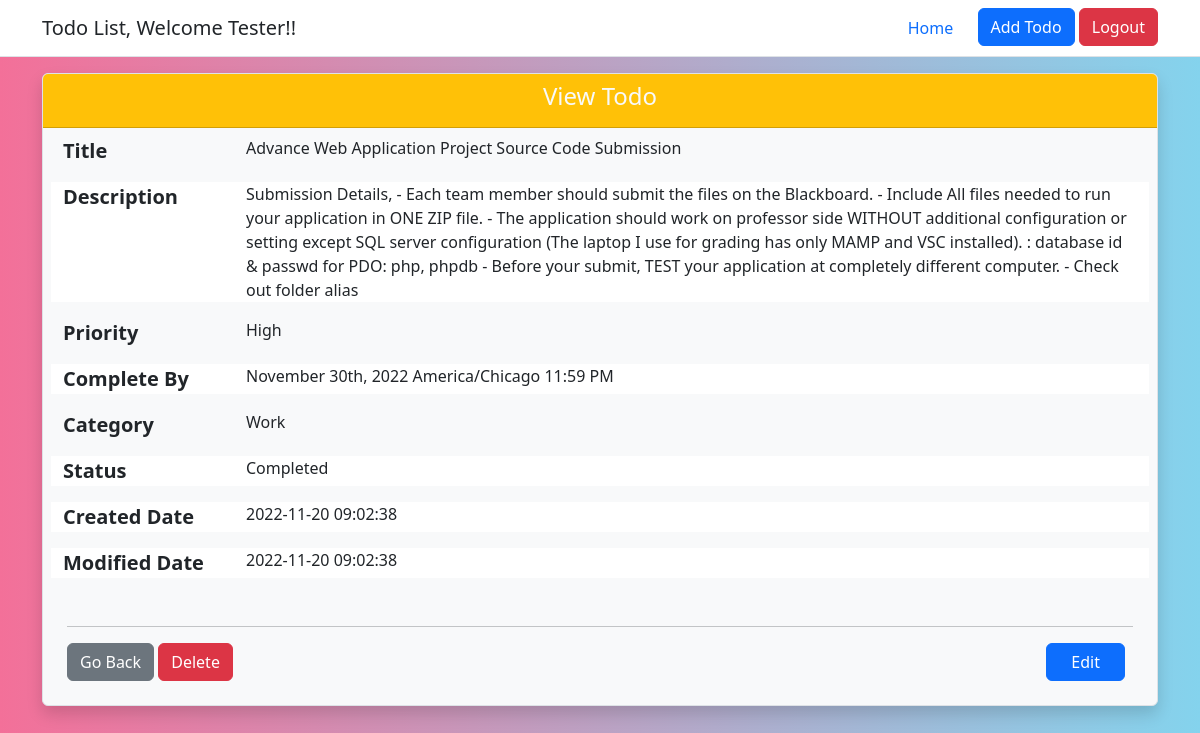
Page /controller/view_todo.php?id=1 (signed in) on the committed database.
### tables this page shows
CREATE TABLE todos (
  todo_id int(10) NOT NULL AUTO_INCREMENT,
  title varchar(150) NOT NULL,
  description text,
  priority varchar(10) DEFAULT 'Medium',
  category varchar(10) DEFAULT 'Personal',
  status varchar(15) NOT NULL DEFAULT 'Not Started',
  due_date datetime NOT NULL,
  user_id int(10) NOT NULL,
  created_date datetime NOT NULL DEFAULT CURRENT_TIMESTAMP,
  modified_date datetime NOT NULL DEFAULT CURRENT_TIMESTAMP ON UPDATE CURRENT_TIMESTAMP,
  PRIMARY KEY (todo_id),
  FOREIGN KEY (user_id) REFERENCES users(user_id)
);

### controller/view_todo.php (the view, shortened to what this page needs)
<?php
require_once "../includes/utility.php";
$msg = '';
if (isset($_SESSION['user_mail']) && isset($_SESSION['login_status']) && !empty($_SESSION['user_mail']) && $_SESSION['login_status'] === 'SUCCESS') {
    if (isset($_GET['id']) && !empty($_GET['id'])) {
        $todoId =  htmlentities($_GET["id"]);
        $userDetails = getUserDetails($_SESSION['user_mail']);
        if ($todoId && $userDetails) {
            $sql = "SELECT * FROM todos WHERE todo_id= :id AND user_id= :uid";
            $param = array(
                "id" => $todoId,
                "uid" => $userDetails['user_id'],
            );
            $result = executeQuery($sql, $param, "ONE");
        } else {
            $msg = ERROR_404_MSG . ' ' . INVALID_PARAM_MSG;
        }
    } else {
        $msg = ERROR_404_MSG;
    }
} else {
    $msg = NEED_TO_LOGIN_MSG;
    header("refresh:1;url=" . INDEX_PAGE_LOCATION);
}
?>
<!doctype html>
<html lang="en">
<head>
</head>
<body>
    <div id="viewContainer" class="container m-6">
        <div class="card bg-light rounded border shadow">
            <div class="card-header bg-warning text-center">
                <h4 class="card-title text-light">View Todo</h4>
            </div>
            <?php
            if ($result) {
            ?>
                <div class="m-2 row">
                    <div class="col-2">
                        <label for="title" class="fs-5 text-seoncdary fw-bold">Title </label>
                    </div>
                    <div class="col-10">
                        <output name="title" class="fs-6"><?php echo htmlentities($result['title']); ?></output>
                    </div>
                </div>
                <div class="m-2 row bg-white">
                    <div class="col-2">
                        <label for="description" class="fs-5 text-seoncdary fw-bold">Description</label>
                    </div>
                    <div class="col-10">
                        <output name="description" class="fs-6"><?php echo htmlentities($result['description']); ?></output>
                    </div>
                </div>
                <div class="m-2 row">
                    <div class="col-2">
                        <label for="priority" class="fs-5 text-seoncdary fw-bold">Priority </label>
                    </div>
                    <div class="col-10">
                        <output name="priority" class="fs-6"><?php echo htmlentities($result['priority']); ?></output>
                    </div>
                </div>
                <div class="m-2 row bg-white">
                    <div class="col-2">
                        <label for="duedate" class="fs-5 text-seoncdary fw-bold">Complete By</label>
                    </div>
                    <div class="col-10">
                        <output name="duedate" class="fs-6"><?php echo date("F jS, Y e h:i A", strtotime(htmlentities($result['due_date']))); ?></output>
                    </div>
                </div>
                <div class="m-2 row">
                    <div class="col-2">
                        <label for="category" class="fs-5 text-seoncdary fw-bold">Category</label>
                    </div>
                    <div class="col-10">
                        <output name="category" class="fs-6"><?php echo htmlentities($result['category']); ?></output>
                    </div>
                </div>
                <div class="m-2 row bg-white">
                    <div class="col-2">
                        <label for="status" class="fs-5 text-seoncdary fw-bold">Status</label>
                    </div>
                    <div class="col-10">
                        <output name="status" class="fs-6"><?php echo htmlentities($result['status']); ?></output>
                    </div>
                </div>
                <div class="m-2 row bg-white">
                    <div class="col-2">
                        <label for="createdon" class="fs-5 text-seoncdary fw-bold">Created Date</label>
                    </div>
                    <div class="col-10">
                        <output name="createdon" class="fs-6"><?php echo htmlentities($result['created_date']); ?></output>
                    </div>
                </div>
                <div class="m-2 row bg-white">
                    <div class="col-2">
                        <label for="createdon" class="fs-5 text-seoncdary fw-bold">Modified Date</label>
                    </div>
                    <div class="col-10">
                        <output name="createdon" class="fs-6"><?php echo htmlentities($result['modified_date']); ?></output>
                    </div>
                </div>
                <div class="card-body p-4">
                    <hr>
                    <div id="viewFooter" class="bg-light mt-3 clearfix">
                        <a href="<?php echo 'edit_todo.php?id=' . htmlentities($result['todo_id']); ?>" class="btn btn-primary float-end px-4 me-2">Edit</a>
                    </div>
                </div>
            <?php
            } else { ?>
                <div class="bg-danger m-auto w-75 text-center p-5 fw-bold fs-4">
                    <?php echo htmlentities($msg); ?>
                </div>
            <?php
            }
            ?>
        </div>
    </div>
</body>
</html>
<?php
die();
?>

### includes/utility.php (style rules this page uses)
body { min-width: 300px; background: linear-gradient(to right, #f37099, #84d3ed); }

### rows in the picture
todos: title "Advance Web Application Project Source Code Submission", description "Submission Details, - Each team member should submit the files on the Blackboard. - Include All files needed to run your application in ONE ZIP file. - The application should work on professor side WITHOUT additional configuration or setting except SQL server configuration (The laptop I use for grading has only MAMP and VSC installed). : database id & passwd for PDO: php, phpdb - Before your submit, TEST your application at completely different computer. - Check out folder alias", priority "High", due_date "November 30th, 2022 America/Chicago 11:59 PM", category "Work", status "Completed", created_date "2022-11-20 09:02:38", modified_date "2022-11-20 09:02:38"

### other values in the picture
$username "Tester"
